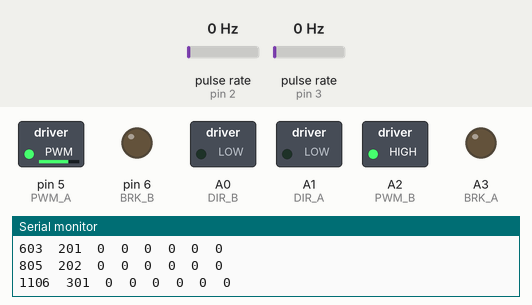
Simulated run of this sketch. Board: Arduino Uno, built with avr-gcc and run on an emulated ATmega328P. Shown: switched loads named in the sketch (green lamp = pin HIGH), output pins drawn as LEDs (lit = HIGH), the last lines printed to the serial monitor. Wiring (inferred from the names in the program): 2 × pulse sensor: data pin 2 / data pin 3. The inputs (shaded band) are chosen by the test bench; at power-on: pulse rate (sensors on pin 2, pin 3) 0 Hz.

Above: at 6.2 s.
6.3 s: pulse rate (sensor on pin 2) set to 50 Hz
At 8.2 s:
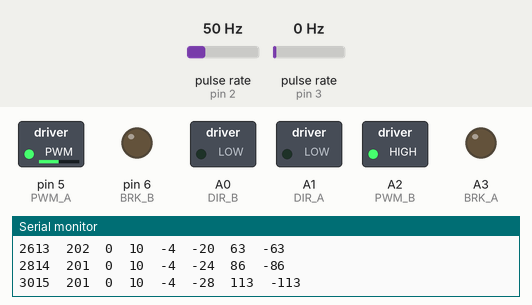
At 9.7 s:
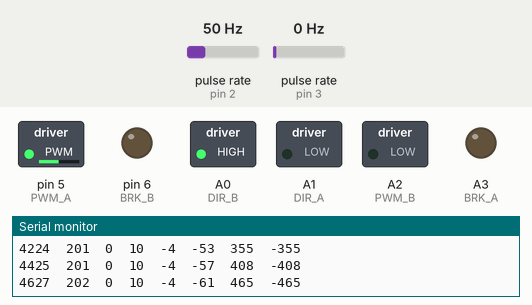
Timing chart, 0 to 11.2 s (numbered marks = the images above; inputs shaded):
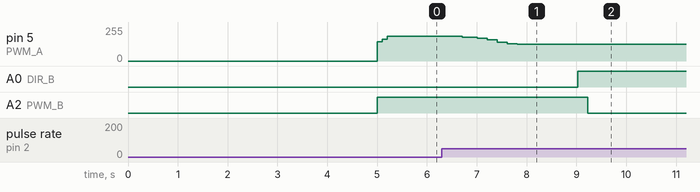

Measured:
- after the input at 6.3 s, pin 5 (PWM_A): moves from 185/255 to 125/255 over 1.1 s, starting after 0.41 s; A0 (DIR_B): LOW → HIGH after 2.7 s; A2 (PWM_B): HIGH → LOW after 2.9 s

The sketch:

RoboDriver_PID_Alt.ino
```cpp
#define Kp                900L
#define Ki                1800L
#define Kd                0L
#define SYSTEM_BIAS       150L
#define MAX_ADJUSTMENT    100

const int PWM_A = 5;
const int PWM_B = A2;
const int DIR_A = A1;
const int DIR_B = A0;
const int BRK_A = A3;
const int BRK_B = 6;
const int ENC_L = 3;
const int ENC_R = 2;

const int POWER_OFFSET = 125;         // Motors don't respond below this value
const int SAMPLE_TIME = 200;          // PID sampling in ms

int turnSpeed           = 60;     // 0..125
int moveSpeed           = 60;     // 0..125

volatile int16_t en_lft_ticks = 0;
volatile int16_t en_rht_ticks = 0;
volatile bool en_error = false;
long en_lastCall = 0;

int16_t pid_lastErr;
int16_t pid_sumErrs;
uint16_t pid_time;
int16_t pid_total_lticks;
int16_t pid_total_rticks;

// PID - use this make the left motor more
// powerful or less pwerful than the right motor.
// Value is as a percentage, i.e. 110 means left
// motor will be 10% faster than the right. 90
// would mean the left motor is 10% slower
int LMotorGain    = 100;
int adjustLMotor  = 0;
int adjustRMotor  = 0;
int LMotorSpeed   = 0;
int RMotorSpeed   = 0;
bool LMotorDirection = true;
bool RMotorDirection = true;

void countLeft() {
  en_lft_ticks++;
}

void countRight() {
  en_rht_ticks++;
}

void setup() {
  pinMode(ENC_L, INPUT_PULLUP);
  pinMode(ENC_R, INPUT_PULLUP);

  attachInterrupt(digitalPinToInterrupt(ENC_L), countLeft, RISING);
  attachInterrupt(digitalPinToInterrupt(ENC_R), countRight, RISING);

  pinMode(PWM_A, OUTPUT);
  pinMode(PWM_B, OUTPUT);
  pinMode(DIR_A, OUTPUT);
  pinMode(DIR_B, OUTPUT);
  pinMode(BRK_A, OUTPUT);
  pinMode(BRK_B, OUTPUT);

  Serial.begin(115200);

  delay(5000);

  pid_move(10000);
}

void clear_ticks()
{
  cli();
  en_lft_ticks = en_rht_ticks = 0;
  en_error = false;
  en_lastCall = millis();
  sei();
}

bool get_ticks_since_last( int16_t *lft, int16_t *rht, uint16_t *ms ) {
  cli();
  *lft = en_lft_ticks;
  *rht = en_rht_ticks;
  long now = millis();
  *ms = (uint16_t)(now - en_lastCall);
  en_lastCall = now;
  en_lft_ticks = en_rht_ticks = 0;
  char error = en_error;
  en_error = false;
  sei();

  return !error;
}

void resetPID()
{
  pid_total_lticks = 0;
  pid_total_rticks = 0;
  pid_lastErr = 0;
  pid_sumErrs = 0;
  adjustLMotor = adjustRMotor = 0;
  updateMotors();
  clear_ticks();
  pid_time = 0;

  Serial.println("PID Reset");
//  Serial.println(SYSTEM_BIAS);
//  Serial.println("Time, Interval, Left Ticks, Right Ticks, Error, Sum Erros, Adjust, Left, Adjust Right");
}

void driveStraight()
{
  static int16_t lticks = 0, rticks = 0;
  static uint16_t ms = 0;
  int16_t dlticks, drticks, diff;
  int32_t delta;
  uint16_t dms;

  get_ticks_since_last( &dlticks, &drticks, &dms);

  lticks += dlticks;
  rticks += drticks;
  pid_total_lticks += dlticks;
  pid_total_rticks += drticks;
  ms += dms;
  pid_time += dms;

  if ( ms > 200 )
  {
    int16_t rdir = rticks < 0 ? -1 : 1;
    int16_t ldir = lticks < 0 ? -1 : 1;

    // make the values positive
    lticks *= ldir;
    rticks *= rdir;

    int16_t bias = (rticks * SYSTEM_BIAS) / 10000L;
    diff = ((lticks - rticks + bias ) * 100L)/ms;

    // we want the difference to be 0

    // track the integral
    pid_sumErrs += diff;

    // get the differential
    delta = (int32_t) (diff - pid_lastErr);

    int16_t P = (int16_t) ((Kp*((int32_t)diff) + Ki*((int32_t)pid_sumErrs) + (Kd*delta))/1000L);

    pid_lastErr = diff;

    // a positive error means the left motor is
    // turning more than the right so adjust
    // each motor accordingly
    int16_t adjust = (P>>1);
    adjustLMotor -= adjust*ldir;
    adjustRMotor += adjust*rdir;

    // Put a limit on the total adjustment in case PID gets out of control
    constrain( adjustLMotor, -MAX_ADJUSTMENT, MAX_ADJUSTMENT);
    constrain( adjustRMotor, -MAX_ADJUSTMENT, MAX_ADJUSTMENT);

    Serial.print(pid_time); Serial.print("\t");
    Serial.print(ms); Serial.print("\t");
    Serial.print(lticks); Serial.print("\t");
    Serial.print(rticks); Serial.print("\t");
    Serial.print(diff); Serial.print("\t");
    Serial.print(pid_sumErrs); Serial.print("\t");
    Serial.print(adjustLMotor); Serial.print("\t");
    Serial.print(adjustRMotor);
    Serial.println();

    updateMotors();
    lticks = 0;
    rticks = 0;
    ms = 0;
  }
}

#define WHEEL_DIAM    64.0f   // mm
#define TRACK_WIDTH   140.0f   // mm
#define TICKS_PER_REV 20.0f
#define MM_PER_TICK (((WHEEL_DIAM*PI)/TICKS_PER_REV))
#define MM_TO_TICKS(A) ((float)(A))/MM_PER_TICK
#define MM_PER_DEGREES(D) ((TRACK_WIDTH*PI*(D))/360.0f)

int16_t pid_target_ticks;
int16_t pid_lmotor_speed = 0;
int16_t pid_rmotor_speed = 0;
int16_t pid_motor_step = 20;
uint32_t pid_last_motor_update;

void releaseBreaks() {
  digitalWrite(BRK_A, LOW);
  digitalWrite(BRK_B, LOW);
}

void pid_move( int16_t mm)
{
  resetPID();
  releaseBreaks();
  pid_target_ticks = (int16_t) MM_TO_TICKS(mm);
  pid_lmotor_speed = pid_rmotor_speed = moveSpeed;
  pid_last_motor_update = millis();
  Serial.print("Moving: ");
  Serial.print(mm);
  Serial.print(" mm - (");
  Serial.print(pid_target_ticks);
  Serial.println(" ticks)");
}

void pid_turn( int16_t degrees)
{
  resetPID();
  pid_target_ticks = (int16_t) MM_TO_TICKS( MM_PER_DEGREES(degrees));

  int16_t speed = degrees < 0 ? turnSpeed : -turnSpeed;

  pid_lmotor_speed = speed;
  pid_rmotor_speed = -speed;
  pid_last_motor_update = millis();

  Serial.print("Turning: ");
  Serial.print(degrees);
  Serial.print(" d - (");
  Serial.print(pid_target_ticks);
  Serial.println(" ticks)");
}

void loop() {
  if ( LMotorSpeed < moveSpeed )
  {
    LMotorSpeed += 20;
    RMotorSpeed = LMotorSpeed;
    updateMotors();
  }

  driveStraight();

  delay(100);
}

void updateMotors()
{
  static int lastLSpeed = 0;
  static int lastRSpeed = 0;

  // LMotorGain is used to simulate the
  // left motor as being more or less powerful
  // than the right. We use this to test the PID
  // controler. You can set LMotorGain and
  // see how well PID can correct the motor
  // imbalance

  int lspeed = (((LMotorSpeed + adjustLMotor) * LMotorGain) / 100) * LMotorDirection;
  int rspeed = (RMotorSpeed + adjustRMotor) * RMotorDirection;

  constrain(lspeed, -POWER_OFFSET, POWER_OFFSET);
  constrain(rspeed, -POWER_OFFSET, POWER_OFFSET);

  if (lastLSpeed != lspeed)
  {
    LMotorDirection = (lspeed > 0);

    digitalWrite(DIR_B, LMotorDirection ? LOW : HIGH);
    analogWrite(PWM_B, abs(lspeed) + POWER_OFFSET);

    lastLSpeed = lspeed;
  }

  if (lastRSpeed != rspeed)
  {
    RMotorDirection = (rspeed > 0);

    digitalWrite(DIR_A, LMotorDirection ? LOW : HIGH);
    analogWrite(PWM_A, abs(rspeed) + POWER_OFFSET);

    lastRSpeed = rspeed;
  }
}
```
